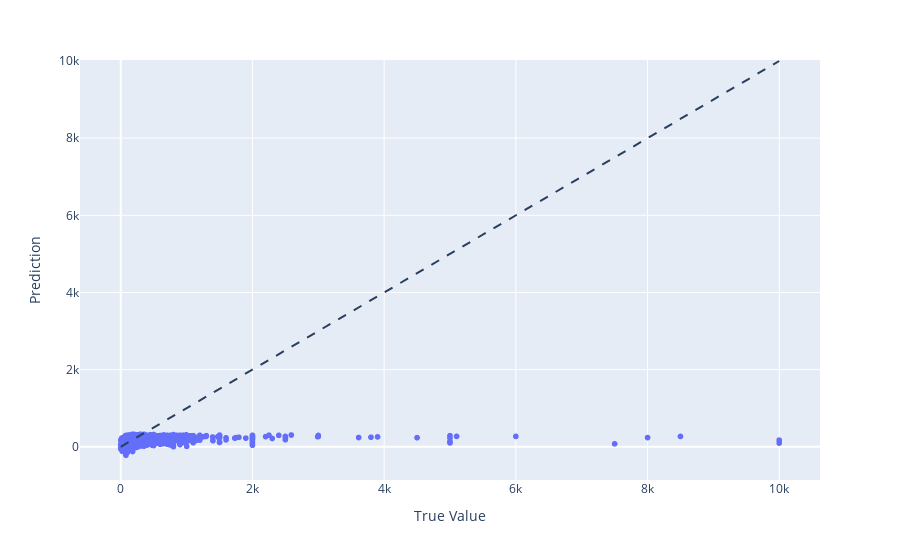

The cell this chart's notebook holds for it:
### Code cell
fig = px.scatter(x= yd, y= dirtypred, labels={'x': 'True Value', 'y': 'Prediction'})
fig.add_shape(
    type="line", line=dict(dash='dash'),
    x0=yd.min(), y0=yd.min(),
    x1=yd.max(), y1=yd.max()
)

fig.show()

### Figure 1 — Plotly figure (JSON) as saved in the notebook; plotly's stock layout.template omitted (floating-point values rounded to 4 significant figures; data arrays with more than 128 entries replaced by an {"elided": "..."} marker saying what was removed)
{"data": [{"hovertemplate": "True Value=%{x}<br>Prediction=%{y}<extra></extra>", "legendgroup": "", "marker": {"color": "#636efa", "symbol": "circle"}, "mode": "markers", "name": "", "showlegend": false, "type": "scattergl", "x": {"elided": "33060 int values"}, "xaxis": "x", "y": {"elided": "33060 float values"}, "yaxis": "y"}], "layout": {"legend": {"tracegroupgap": 0}, "margin": {"t": 60}, "shapes": [{"line": {"dash": "dash"}, "type": "line", "x0": 0, "x1": 10000, "y0": 0, "y1": 10000}], "xaxis": {"anchor": "y", "domain": [0, 1], "title": {"text": "True Value"}}, "yaxis": {"anchor": "x", "domain": [0, 1], "title": {"text": "Prediction"}}}}
